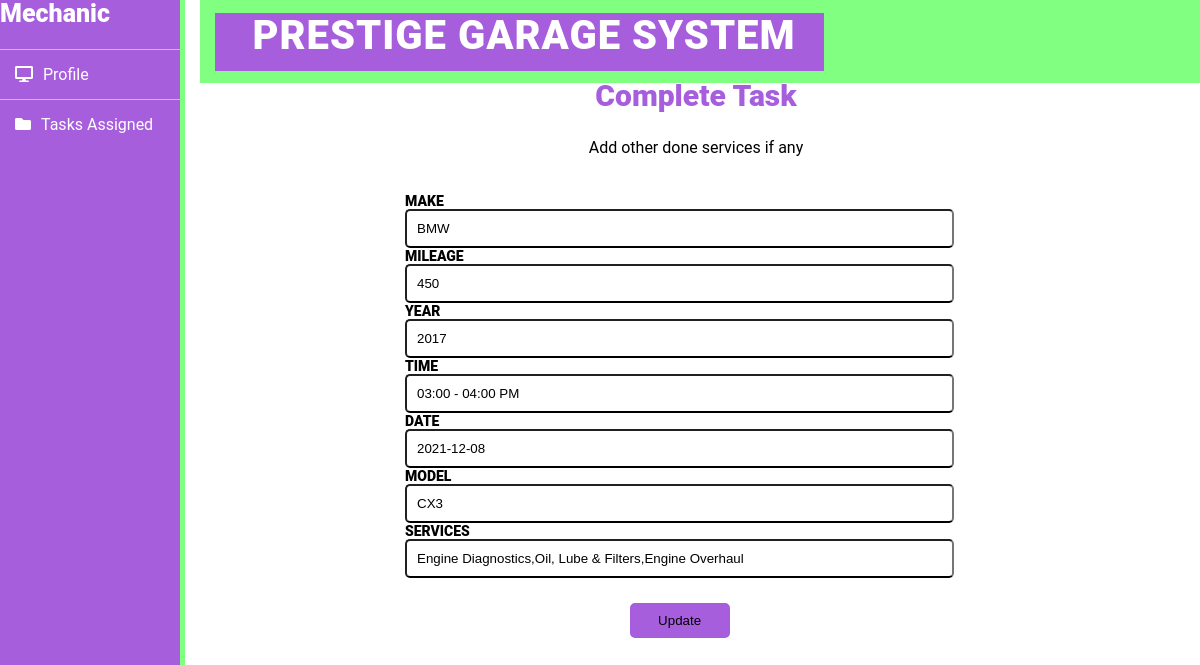
The app's page /mechanic/complete.php?apoint_id=19 with its own data.
### tables this page shows
CREATE TABLE IF NOT EXISTS `tbl_appointment` (
  `apoint_id` int(11) NOT NULL AUTO_INCREMENT,
  `email` varchar(200) DEFAULT NULL,
  `username` varchar(200) DEFAULT NULL,
  `make` varchar(200) DEFAULT NULL,
  `mileage` decimal(4,0) DEFAULT NULL,
  `year` varchar(200) DEFAULT NULL,
  `adate` varchar(200) DEFAULT NULL,
  `atime` varchar(200) DEFAULT NULL,
  `model` varchar(200) DEFAULT NULL,
  `services` varchar(200) DEFAULT NULL,
  `comments` varchar(200) DEFAULT NULL,
  `bookingdate` timestamp NOT NULL DEFAULT CURRENT_TIMESTAMP,
  `CancelledBy` varchar(5) DEFAULT NULL,
  `status` int(11) DEFAULT NULL,
  `UpdationDate` timestamp NOT NULL DEFAULT CURRENT_TIMESTAMP ON UPDATE CURRENT_TIMESTAMP,
  `name` varchar(250) DEFAULT NULL,
  `status2` int(11) DEFAULT NULL,
  `cost` int(11) DEFAULT NULL,
  `status3` int(10) NOT NULL,
  `paymentM` varchar(250) DEFAULT NULL,
  `refno` varchar(250) DEFAULT NULL,
  PRIMARY KEY (`apoint_id`)
);

### mechanic/complete.php (the view, shortened to what this page needs)
<!DOCTYPE html>
<html>
<head>
  <link rel="stylesheet" href="../admin/assets/css/style.css">
  <link rel="stylesheet" type="text/css" href="style1.css">
  <link rel="stylesheet" href="../admin/fonts/css/all.css">
</head>
<body>
	<?php include('includes/sidebar.php'); ?>
	<?php include('includes/header.php'); ?>
<div class="sidebar-links" id="print">
	<h2>Complete Task</h2>
<p> Add other done services if any</p>
<form method="post" class="form5">
  <?php
$eid=$_GET['apoint_id'];
$sql="SELECT * From tbl_appointment WHERE apoint_id=:eid";
$query = $db -> prepare($sql);
$query->bindParam(':eid',$eid,PDO::PARAM_STR);
$query->execute();
$results=$query->fetchAll(PDO::FETCH_OBJ);
$cnt=1;
if($query->rowCount() > 0)
{
foreach($results as $result)
{               ?>
  <div class="form-group">
    <label>MAKE</label>
    <input type="text" name="make" value="<?php echo htmlentities($result->make);?>" readonly="true">
  </div>
  <div class="form-group">
    <label>MILEAGE</label>
    <input type="text" name="mileage" value="<?php echo htmlentities($result->mileage);?>"   readonly="true">
  </div>
  <div class="form-group">
    <label>YEAR</label>
    <input type="text" name="adate" value="<?php echo htmlentities($result->year);?>"   readonly="true">
  </div>
  <div class="form-group">
    <label>TIME</label>
    <input type="text" name="adate" value="<?php echo htmlentities($result->atime);?>"   readonly="true">
  </div>
  <div class="form-group">
    <label>DATE</label>
    <input type="text" name="adate" value="<?php echo htmlentities($result->adate);?>"   readonly="true">
  </div>
  <div class="form-group">
    <label>MODEL</label>
    <input type="text" name="model" value="<?php echo htmlentities($result->model);?>" readonly='true'>
  </div>
  <div class="form-group">
    <label>SERVICES</label>
    <input type="text" name="services" value="<?php echo htmlentities($result->services);?>" required='true'>
  </div>
  <button type="submit" class="btn btn-default" name="submit" id="submit">Update</button>
    <?php $cnt=$cnt+1;}} ?>
</div>
</body>
</html>

### admin/assets/css/style.css (style rules this page uses)
body { font-family: 'Roboto', sans-serif; background: rgb(255,255,255); background-position: center; }
* { margin-left:0; padding: 0; }
.sidebar-links { margin-left: 200px; text-align: center; padding: 5px 5px 5px 5px; }
.sidebar-links h2 { color: rgb(167,94,221,1); font-weight: 900; font-size: 30px; margin-left: 0%; padding-top: 40px; text-align: center; }
form { padding: 40px; }

### mechanic/style1.css (style rules this page uses)
body { font-family: 'Roboto', sans-serif; background: rgb(255,255,255); background-position: center; }
* { margin-left:0; padding: 0; }
.sidebar-links .form5 { width: 60%; height:700px; border-radius:8px; padding:20px 20px; box-sizing:border-box; margin-left: 180px; }
.sidebar-links .form5 input,select,option { width:100%; padding:10px; box-sizing:border-box; transition:all .3s; border-bottom:2px solid black; border-radius: 5px; }
.sidebar-links .form5 label { margin-right: 950px; font-size:14px; font-weight: 900; display: flex; }
.sidebar-links .form5 button { padding:8px 12px; margin-top: 25px; background: rgb(167,94,221,1); border:2px solid rgb(167,94,221,1);; width: 100px; cursor:pointer; transition:all .3s; border-radius: 5px; }

### records on screen
tbl_appointment: make "BMW", mileage "450", adate "2017", adate "03:00 - 04:00 PM", adate "2021-12-08", model "CX3", services "Engine Diagnostics,Oil, Lube & Filters,Engine Overhaul"
